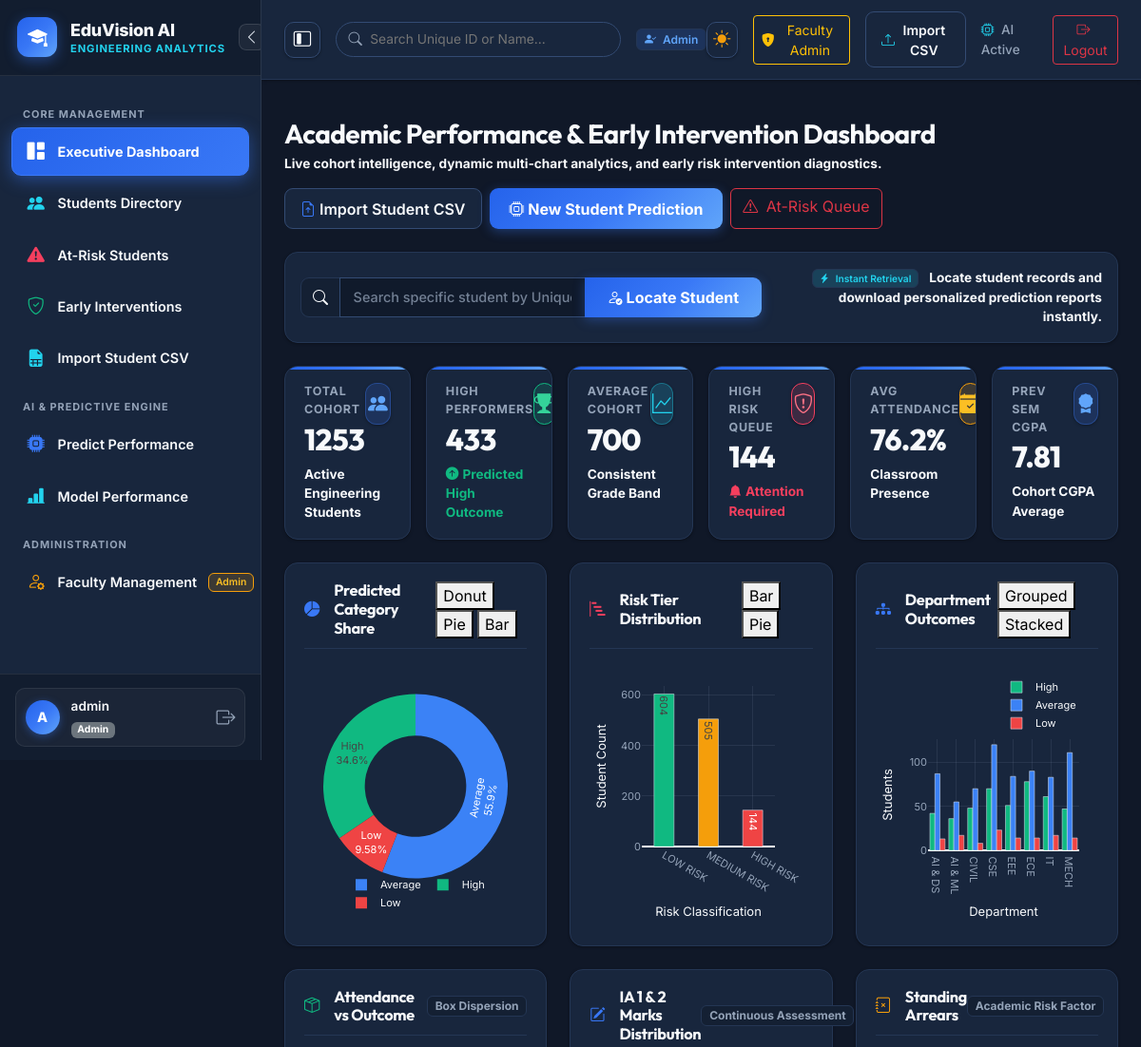
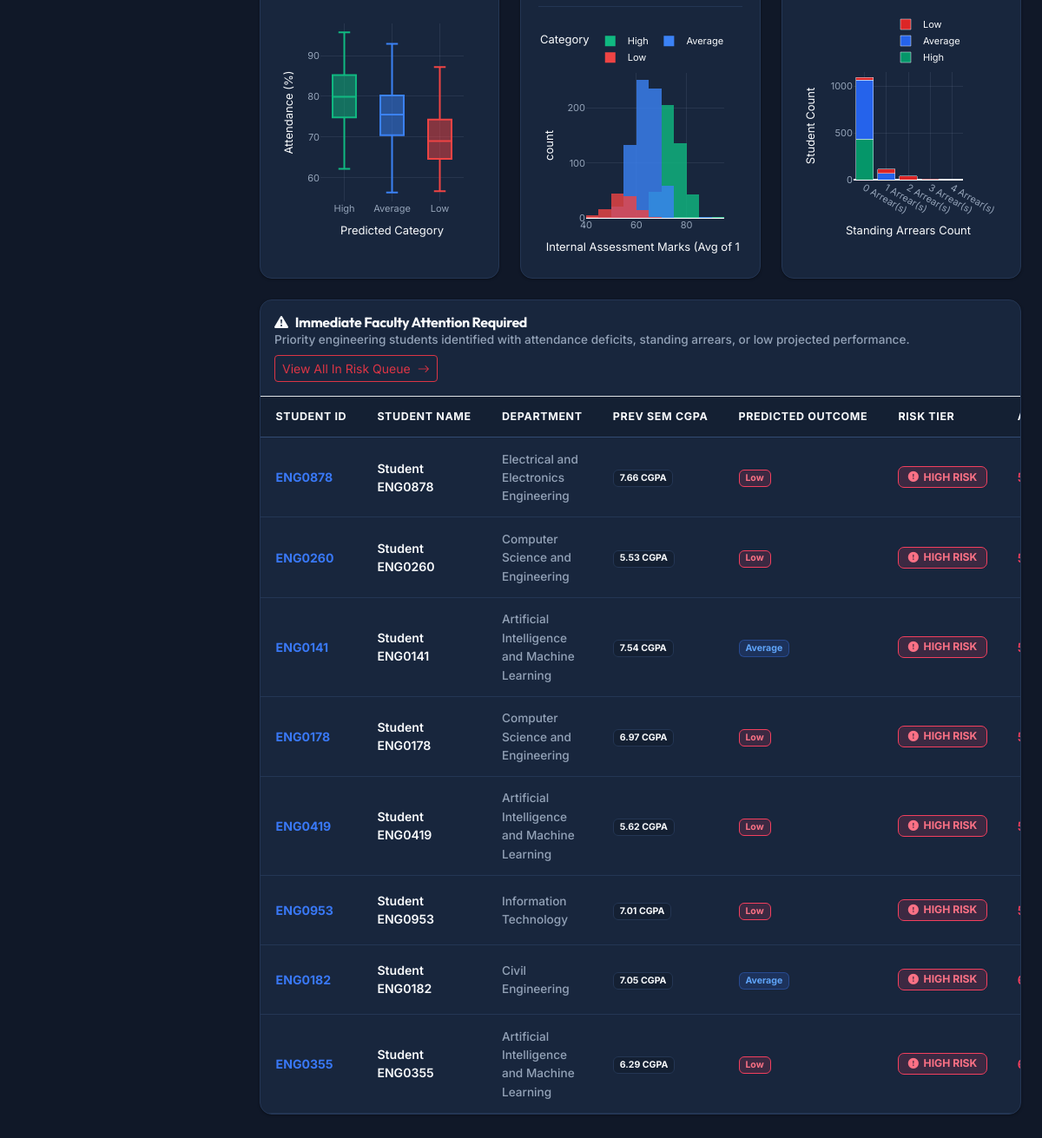
The app's page /dashboard (signed in) with its own data (2 pictures, top to bottom).
### database/models.py (models this page shows, shortened)
class Student(db.Model):
    __tablename__ = "students"
    id = db.Column(db.Integer, primary_key=True)
    student_id = db.Column(db.String(20), unique=True, nullable=False, index=True)
    name = db.Column(db.String(120), nullable=True, default="Student")
    parent_email = db.Column(db.String(120), nullable=True)
    department = db.Column(db.String(100), nullable=False, index=True)
    semester = db.Column(db.Integer, nullable=False)
    age = db.Column(db.Integer, nullable=False)
    gender = db.Column(db.String(10), nullable=False)
    attendance_percentage = db.Column(db.Float, nullable=False)
    study_hours_per_day = db.Column(db.Float, nullable=False, default=4.0)
    previous_semester_percentage = db.Column(db.Float, nullable=False)
    internal_exam_1 = db.Column(db.Float, nullable=False)
    internal_exam_2 = db.Column(db.Float, nullable=False)
    assignment_average = db.Column(db.Float, nullable=False)
    lab_score = db.Column(db.Float, nullable=False)
    midterm_score = db.Column(db.Float, nullable=False)
    project_score = db.Column(db.Float, nullable=False)
    backlogs = db.Column(db.Integer, nullable=False, default=0)
    previous_failures = db.Column(db.Integer, nullable=False, default=0)
    class_participation = db.Column(db.Integer, nullable=False, default=5)
    extracurricular_score = db.Column(db.Float, nullable=False, default=50.0)
    technical_skill_score = db.Column(db.Float, nullable=False)
    coding_skill_score = db.Column(db.Float, nullable=False)
    communication_skill_score = db.Column(db.Float, nullable=False)
    aptitude_score = db.Column(db.Float, nullable=False)
    final_exam_score = db.Column(db.Float, nullable=True)
    performance_category = db.Column(db.String(20), nullable=True)
    latest_prediction = db.Column(db.String(20), nullable=True)
    latest_risk_level = db.Column(db.String(20), nullable=True)
    latest_confidence = db.Column(db.Float, nullable=True)
    created_at = db.Column(db.DateTime, default=datetime.utcnow)
    predictions = db.relationship("Prediction", backref="student_ref", lazy=True, cascade="all, delete-orphan")
    interventions = db.relationship("Intervention", backref="student_ref", lazy=True, cascade="all, delete-orphan")
    @property
    def arrears(self):
        return self.backlogs
    @property
    def arrears_count(self):
        return self.backlogs
    @property
    def prev_sem_cgpa(self):
        return round(self.previous_semester_percentage / 9.5, 2) if self.previous_semester_percentage else 0.0
    def to_dict(self):
        return {
            "id": self.id,
            "student_id": self.student_id,
            "name": self.name or f"Student {self.student_id}",
            "parent_email": self.parent_email or f"parent.{self.student_id.lower()}@example.edu",
            "department": self.department,
            "semester": self.semester,
            "age": self.age,
            "gender": self.gender,
            "attendance_percentage": self.attendance_percentage,
            "study_hours_per_day": self.study_hours_per_day,
            "previous_semester_percentage": self.previous_semester_percentage,
            "prev_sem_cgpa": round(self.previous_semester_percentage / 9.5, 2) if self.previous_semester_percentage else 0.0,
            "internal_exam_1": self.internal_exam_1,
            "internal_exam_2": self.internal_exam_2,
            "assignment_average": self.assignment_average,
            "lab_score": self.lab_score,
            "midterm_score": self.midterm_score,
            "project_score": self.project_score,
            "backlogs": self.backlogs,
            "arrears": self.backlogs,
            "arrears_count": self.backlogs,
            "previous_failures": self.previous_failures,
            "history_of_arrears": self.previous_failures,
            "class_participation": self.class_participation,
            "extracurricular_score": self.extracurricular_score,
            "technical_skill_score": self.technical_skill_score,
            "coding_skill_score": self.coding_skill_score,
            "communication_skill_score": self.communication_skill_score,
            "aptitude_score": self.aptitude_score,
            "final_exam_score": self.final_exam_score,
            "performance_category": self.performance_category,
            "latest_prediction": self.latest_prediction,
            "latest_risk_level": self.latest_risk_level,
            "latest_confidence": self.latest_confidence
        }

### app.py (the view)
    @app.route("/dashboard")
    @login_required
    @role_required("admin", "faculty")
    def dashboard():
        if session.get("role") == "student" and session.get("student_id"):
            return redirect(url_for("student_detail", student_id=session.get("student_id")))
        kpis = get_dashboard_kpis()
        charts = get_dashboard_charts()
        at_risk_preview = Student.query.filter(
            (Student.latest_risk_level == "HIGH RISK") | (Student.backlogs >= 2)
        ).order_by(Student.attendance_percentage.asc()).limit(8).all()
        return render_template(
            "dashboard.html",
            kpis=kpis,
            charts=charts,
            at_risk_preview=at_risk_preview
        )

### templates/dashboard.html (shortened to what this page needs)
{% extends "base.html" %}
{% block content %}
<div class="d-flex flex-wrap align-items-center justify-content-between gap-3 mb-4">
  <div>
    <h2 class="h3 fw-bold mb-1 text-dark">Academic Performance & Early Intervention Dashboard</h2>
    <p class="text-dark fw-bold small mb-0">Live cohort intelligence, dynamic multi-chart analytics, and early risk intervention diagnostics.</p>
  </div>
  <div class="d-flex gap-2 flex-wrap">
    <a href="{{ url_for('import_csv') }}" class="btn btn-outline-interactive">
      <i class="bi bi-file-earmark-arrow-up text-primary me-1"></i> Import Student CSV
    </a>
    <a href="{{ url_for('predict') }}" class="btn btn-primary-gradient">
      <i class="bi bi-cpu me-1"></i> New Student Prediction
    </a>
    <a href="{{ url_for('at_risk') }}" class="btn btn-outline-danger">
      <i class="bi bi-exclamation-triangle me-1"></i> At-Risk Queue
    </a>
  </div>
</div>
<div class="card-table-wrapper p-3 mb-4">
  <div class="row g-3 align-items-center">
    <div class="col-md-7">
      <form action="{{ url_for('search') }}" method="GET" class="d-flex gap-2">
        <div class="input-group">
          <span class="input-group-text bg-light border-end-0 text-dark">
            <i class="bi bi-search"></i>
          </span>
          <input type="text" name="q" class="form-control border-start-0" placeholder="Search specific student by Unique ID (e.g., ENG0001) or Student Name..." required>
          <button type="submit" class="btn btn-primary-gradient px-4">
            <i class="bi bi-person-check me-1"></i> Locate Student
          </button>
        </div>
      </form>
    </div>
    <div class="col-md-5 text-md-end text-dark fw-bold small">
      <span class="badge bg-info-subtle text-info border border-info-subtle me-2">
        <i class="bi bi-lightning-charge-fill me-1"></i> Instant Retrieval
      </span>
      Locate student records and download personalized prediction reports instantly.
    </div>
  </div>
</div>
<div class="row g-3 mb-4">
  <div class="col-sm-6 col-lg-4 col-xl-2">
    <div class="metric-card">
      <div class="d-flex justify-content-between align-items-start">
        <div>
          <div class="metric-label">Total Cohort</div>
          <div class="metric-value">{{ kpis.total_students }}</div>
        </div>
        <div class="metric-icon-box bg-primary-subtle text-primary">
          <i class="bi bi-people-fill"></i>
        </div>
      </div>
      <div class="small fw-bold text-dark mt-2">Active Engineering Students</div>
    </div>
  </div>
  <div class="col-sm-6 col-lg-4 col-xl-2">
    <div class="metric-card">
      <div class="d-flex justify-content-between align-items-start">
        <div>
          <div class="metric-label">High Performers</div>
          <div class="metric-value text-success">{{ kpis.high_performers }}</div>
        </div>
        <div class="metric-icon-box bg-success-subtle text-success">
          <i class="bi bi-trophy-fill"></i>
        </div>
      </div>
      <div class="small fw-bold text-success mt-2"><i class="bi bi-arrow-up-circle-fill me-1"></i>Predicted High Outcome</div>
    </div>
  </div>
  <div class="col-sm-6 col-lg-4 col-xl-2">
    <div class="metric-card">
      <div class="d-flex justify-content-between align-items-start">
        <div>
          <div class="metric-label">Average Cohort</div>
          <div class="metric-value text-primary">{{ kpis.avg_performers }}</div>
        </div>
        <div class="metric-icon-box bg-info-subtle text-info">
          <i class="bi bi-graph-up"></i>
        </div>
      </div>
      <div class="small fw-bold text-dark mt-2">Consistent Grade Band</div>
    </div>
  </div>
  <div class="col-sm-6 col-lg-4 col-xl-2">
    <div class="metric-card">
      <div class="d-flex justify-content-between align-items-start">
        <div>
          <div class="metric-label">High Risk Queue</div>
          <div class="metric-value text-danger">{{ kpis.at_risk_students }}</div>
        </div>
        <div class="metric-icon-box bg-danger-subtle text-danger">
          <i class="bi bi-shield-exclamation"></i>
        </div>
      </div>
      <div class="small fw-bold text-danger mt-2"><i class="bi bi-bell-fill me-1"></i>Attention Required</div>
    </div>
  </div>
  <div class="col-sm-6 col-lg-4 col-xl-2">
    <div class="metric-card">
      <div class="d-flex justify-content-between align-items-start">
        <div>
          <div class="metric-label">Avg Attendance</div>
          <div class="metric-value">{{ kpis.avg_attendance }}%</div>
        </div>
        <div class="metric-icon-box bg-warning-subtle text-warning">
          <i class="bi bi-calendar-check-fill"></i>
        </div>
      </div>
      <div class="small fw-bold text-dark mt-2">Classroom Presence</div>
    </div>
  </div>
  <div class="col-sm-6 col-lg-4 col-xl-2">
    <div class="metric-card">
      <div class="d-flex justify-content-between align-items-start">
        <div>
          <div class="metric-label">Prev Sem CGPA</div>
          <div class="metric-value text-primary">{{ kpis.avg_cgpa }}</div>
        </div>
        <div class="metric-icon-box bg-primary-subtle text-primary">
          <i class="bi bi-award-fill"></i>
        </div>
      </div>
      <div class="small fw-bold text-dark mt-2">Cohort CGPA Average</div>
    </div>
  </div>
</div>
<div class="row g-4 mb-4">
  <div class="col-lg-4">
    <div class="chart-card">
      <div class="card-header-clean">
        <h3 class="chart-title"><i class="bi bi-pie-chart-fill me-2 text-primary"></i>Predicted Category Share</h3>
        <div class="chart-toggle-group" role="group">
          <button type="button" class="chart-toggle-btn active" onclick="switchChartType('chart-performance-dist', 'donut', this)">Donut</button>
          <button type="button" class="chart-toggle-btn" onclick="switchChartType('chart-performance-dist', 'pie', this)">Pie</button>
          <button type="button" class="chart-toggle-btn" onclick="switchChartType('chart-performance-dist', 'bar', this)">Bar</button>
        </div>
      </div>
      <div id="chart-performance-dist" style="height: 280px;"></div>
    </div>
  </div>
  <div class="col-lg-4">
    <div class="chart-card">
      <div class="card-header-clean">
        <h3 class="chart-title"><i class="bi bi-bar-chart-steps me-2 text-danger"></i>Risk Tier Distribution</h3>
        <div class="chart-toggle-group" role="group">
          <button type="button" class="chart-toggle-btn active" onclick="switchChartType('chart-risk-dist', 'bar', this)">Bar</button>
          <button type="button" class="chart-toggle-btn" onclick="switchChartType('chart-risk-dist', 'pie', this)">Pie</button>
        </div>
      </div>
      <div id="chart-risk-dist" style="height: 280px;"></div>
    </div>
  </div>
  <div class="col-lg-4">
    <div class="chart-card">
      <div class="card-header-clean">
        <h3 class="chart-title"><i class="bi bi-diagram-3-fill me-2 text-primary"></i>Department Outcomes</h3>
        <div class="chart-toggle-group" role="group">
          <button type="button" class="chart-toggle-btn active" onclick="switchChartType('chart-dept-perf', 'group', this)">Grouped</button>
          <button type="button" class="chart-toggle-btn" onclick="switchChartType('chart-dept-perf', 'stack', this)">Stacked</button>
        </div>
      </div>
      <div id="chart-dept-perf" style="height: 280px;"></div>
    </div>
  </div>
</div>
<div class="row g-4 mb-4">
  <div class="col-lg-4">
    <div class="chart-card">
      <div class="card-header-clean">
        <h3 class="chart-title"><i class="bi bi-box-seam me-2 text-success"></i>Attendance vs Outcome</h3>
        <span class="badge bg-light text-secondary border">Box Dispersion</span>
      </div>
      <div id="chart-attendance-vs-perf" style="height: 280px;"></div>
    </div>
  </div>
  <div class="col-lg-4">
    <div class="chart-card">
      <div class="card-header-clean">
        <h3 class="chart-title"><i class="bi bi-pencil-square me-2 text-primary"></i>IA 1 & 2 Marks Distribution</h3>
        <span class="badge bg-light text-secondary border">Continuous Assessment</span>
      </div>
      <div id="chart-internal-assessment-dist" style="height: 280px;"></div>
    </div>
  </div>
  <div class="col-lg-4">
    <div class="chart-card">
      <div class="card-header-clean">
        <h3 class="chart-title"><i class="bi bi-journal-x me-2 text-warning"></i>Standing Arrears</h3>
        <span class="badge bg-light text-secondary border">Academic Risk Factor</span>
      </div>
      <div id="chart-backlogs-dist" style="height: 280px;"></div>
    </div>
  </div>
</div>
<div class="card-table-wrapper mb-4">
  <div class="p-3 border-bottom d-flex align-items-center justify-content-between flex-wrap gap-2">
    <div>
      <h3 class="h6 fw-bold mb-0 text-danger d-flex align-items-center gap-2">
        <i class="bi bi-exclamation-triangle-fill"></i> Immediate Faculty Attention Required
      </h3>
      <div class="text-secondary small">Priority engineering students identified with attendance deficits, standing arrears, or low projected performance.</div>
    </div>
    <a href="{{ url_for('at_risk') }}" class="btn btn-sm btn-outline-danger">
      View All In Risk Queue <i class="bi bi-arrow-right ms-1"></i>
    </a>
  </div>
  <div class="table-responsive">
    <table class="table table-custom">
      <thead>
        <tr>
          <th>Student ID</th>
          <th>Student Name</th>
          <th>Department</th>
          <th>Prev Sem CGPA</th>
          <th>Predicted Outcome</th>
          <th>Risk Tier</th>
          <th>Attendance</th>
        </tr>
      </thead>
      <tbody>
        {% for s in at_risk_preview %}
        <tr>
          <td>
            <a href="{{ url_for('student_detail', student_id=s.student_id) }}" class="fw-bold text-primary text-decoration-none">
              {{ s.student_id }}
            </a>
          </td>
          <td><span class="fw-semibold text-dark">{{ s.name or 'Student ' ~ s.student_id }}</span></td>
          <td><span class="small text-secondary">{{ s.department }}</span></td>
          <td>
            <span class="badge bg-light border text-dark">
              {{ (s.previous_semester_percentage / 9.5)|round(2) }} CGPA
            </span>
          </td>
          <td>
            {% if s.latest_prediction == 'High' %}
              <span class="badge badge-perf-high">High</span>
            {% elif s.latest_prediction == 'Average' %}
              <span class="badge badge-perf-avg">Average</span>
            {% else %}
              <span class="badge badge-perf-low">Low</span>
            {% endif %}
          </td>
          <td>
            {% if s.latest_risk_level == 'HIGH RISK' %}
              <span class="badge badge-risk badge-risk-high"><i class="bi bi-exclamation-circle-fill"></i> HIGH RISK</span>
            {% elif s.latest_risk_level == 'MEDIUM RISK' %}
              <span class="badge badge-risk badge-risk-medium"><i class="bi bi-exclamation-triangle-fill"></i> MEDIUM</span>
            {% else %}
              <span class="badge badge-risk badge-risk-low"><i class="bi bi-check-circle-fill"></i> LOW RISK</span>
            {% endif %}
          </td>
          <td>
            <span class="{% if s.attendance_percentage < 75 %}text-danger fw-semibold{% else %}text-muted{% endif %}">
            </span>
          </td>
        </tr>
        {% endfor %}
      </tbody>
    </table>
  </div>
</div>
{% endblock %}

### records on screen
Student: student_id "ENG0878", name "Student ENG0878", department "Electrical and Electronics Engineering", (s.previous_semester_percentage/9.5)|round(2) "7.66", latest_prediction "Low", latest_risk_level "HIGH RISK" (drawn)
Student: student_id "ENG0260", name "Student ENG0260", department "Computer Science and Engineering", (s.previous_semester_percentage/9.5)|round(2) "5.53", latest_prediction "Low", latest_risk_level "HIGH RISK" (drawn)
Student: student_id "ENG0141", name "Student ENG0141", department "Artificial Intelligence and Machine Learning", (s.previous_semester_percentage/9.5)|round(2) "7.54", latest_prediction "Average", latest_risk_level "HIGH RISK" (drawn)
Student: student_id "ENG0178", name "Student ENG0178", department "Computer Science and Engineering", (s.previous_semester_percentage/9.5)|round(2) "6.97", latest_prediction "Low", latest_risk_level "HIGH RISK" (drawn)
Student: student_id "ENG0419", name "Student ENG0419", department "Artificial Intelligence and Machine Learning", (s.previous_semester_percentage/9.5)|round(2) "5.62", latest_prediction "Low", latest_risk_level "HIGH RISK" (drawn)
Student: student_id "ENG0953", name "Student ENG0953", department "Information Technology", (s.previous_semester_percentage/9.5)|round(2) "7.01", latest_prediction "Low", latest_risk_level "HIGH RISK" (drawn)
Student: student_id "ENG0182", name "Student ENG0182", department "Civil Engineering", (s.previous_semester_percentage/9.5)|round(2) "7.05", latest_prediction "Average", latest_risk_level "HIGH RISK" (drawn)
Student: student_id "ENG0355", name "Student ENG0355", department "Artificial Intelligence and Machine Learning", (s.previous_semester_percentage/9.5)|round(2) "6.29", latest_prediction "Low", latest_risk_level "HIGH RISK" (drawn)

### other values on screen
{{ session.get('username', 'U')[0]|upper }} "A"
{{ session.get('username') }} "admin"
{{ session.get('role') }} "Admin"
{{ kpis.total_students }} "1253"
{{ kpis.high_performers }} "433"
{{ kpis.avg_performers }} "700"
{{ kpis.at_risk_students }} "144"
{{ kpis.avg_attendance }} "76.2"
{{ kpis.avg_cgpa }} "7.81"
